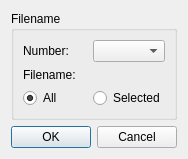
<?xml version="1.0" encoding="UTF-8"?>
<ui version="4.0">
 <class>FNumber</class>
 <widget class="QDialog" name="FNumber">
  <property name="geometry">
   <rect>
    <x>0</x>
    <y>0</y>
    <width>178</width>
    <height>147</height>
   </rect>
  </property>
  <property name="windowTitle">
   <string>Dialog</string>
  </property>
  <layout class="QVBoxLayout" name="verticalLayout">
   <item>
    <widget class="QGroupBox" name="groupBox">
     <property name="title">
      <string>Filename</string>
     </property>
     <layout class="QGridLayout" name="gridLayout">
      <item row="0" column="0">
       <widget class="QLabel" name="label">
        <property name="text">
         <string>Number:</string>
        </property>
       </widget>
      </item>
      <item row="0" column="1">
       <widget class="QComboBox" name="comboBox"/>
      </item>
      <item row="1" column="0">
       <widget class="QLabel" name="label_2">
        <property name="text">
         <string>Filename:</string>
        </property>
       </widget>
      </item>
      <item row="2" column="1">
       <widget class="QRadioButton" name="rbSelected">
        <property name="text">
         <string>Selected</string>
        </property>
       </widget>
      </item>
      <item row="2" column="0">
       <widget class="QRadioButton" name="rbAll">
        <property name="text">
         <string>All</string>
        </property>
        <property name="checked">
         <bool>true</bool>
        </property>
       </widget>
      </item>
     </layout>
    </widget>
   </item>
   <item>
    <widget class="QDialogButtonBox" name="buttonBox">
     <property name="orientation">
      <enum>Qt::Horizontal</enum>
     </property>
     <property name="standardButtons">
      <set>QDialogButtonBox::Cancel|QDialogButtonBox::Ok</set>
     </property>
    </widget>
   </item>
  </layout>
 </widget>
 <resources/>
 <connections>
  <connection>
   <sender>buttonBox</sender>
   <signal>accepted()</signal>
   <receiver>FNumber</receiver>
   <slot>accept()</slot>
   <hints>
    <hint type="sourcelabel">
     <x>248</x>
     <y>254</y>
    </hint>
    <hint type="destinationlabel">
     <x>157</x>
     <y>274</y>
    </hint>
   </hints>
  </connection>
  <connection>
   <sender>buttonBox</sender>
   <signal>rejected()</signal>
   <receiver>FNumber</receiver>
   <slot>reject()</slot>
   <hints>
    <hint type="sourcelabel">
     <x>316</x>
     <y>260</y>
    </hint>
    <hint type="destinationlabel">
     <x>286</x>
     <y>274</y>
    </hint>
   </hints>
  </connection>
 </connections>
</ui>
